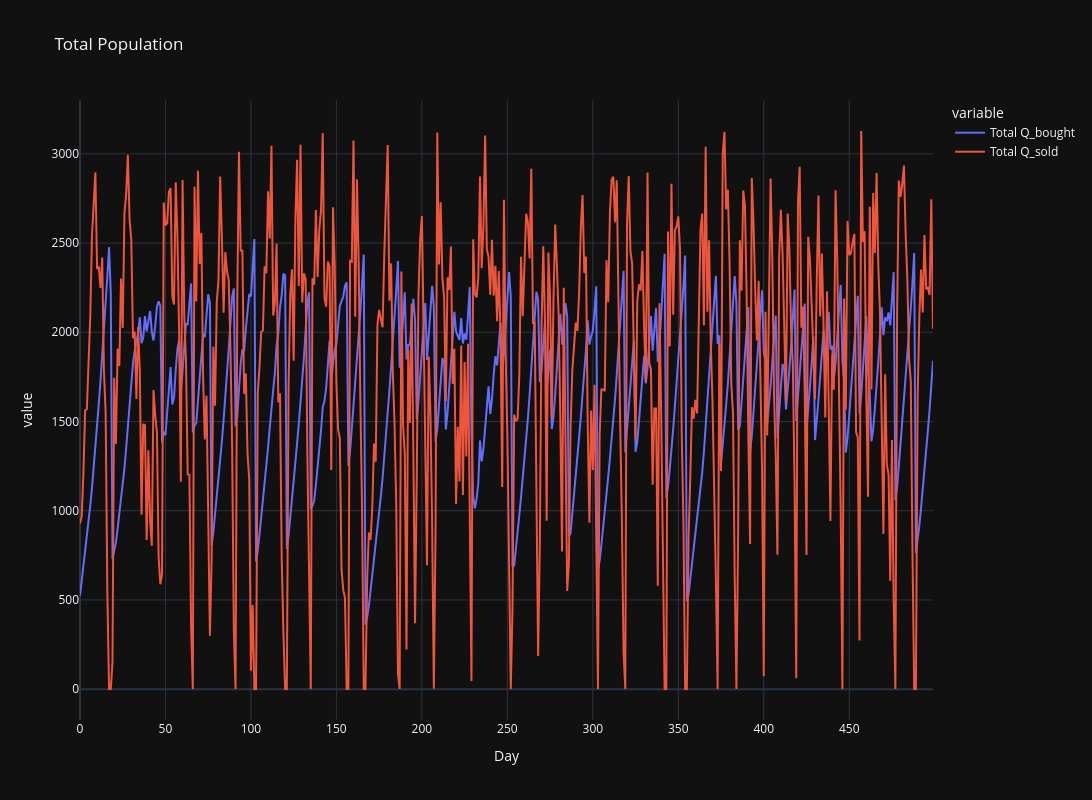

Notebook code for this chart:
### Code cell
fig = px.line(df, x="Day", y=["Total Q_bought","Total Q_sold"], title="Total Population")
fig.update_layout(width=1200, height=800)

fig.show()

### Figure 1 — Plotly figure (JSON) as saved in the notebook; plotly's stock layout.template omitted (floating-point values rounded to 4 significant figures; data arrays with more than 128 entries replaced by an {"elided": "..."} marker saying what was removed)
{"data": [{"hovertemplate": "variable=Total Q_bought<br>Day=%{x}<br>value=%{y}<extra></extra>", "legendgroup": "Total Q_bought", "line": {"color": "#636efa", "dash": "solid"}, "marker": {"symbol": "circle"}, "mode": "lines", "name": "Total Q_bought", "orientation": "v", "showlegend": true, "x": {"elided": "500 int values"}, "xaxis": "x", "y": {"elided": "500 int values"}, "yaxis": "y", "type": "scatter"}, {"hovertemplate": "variable=Total Q_sold<br>Day=%{x}<br>value=%{y}<extra></extra>", "legendgroup": "Total Q_sold", "line": {"color": "#EF553B", "dash": "solid"}, "marker": {"symbol": "circle"}, "mode": "lines", "name": "Total Q_sold", "orientation": "v", "showlegend": true, "x": {"elided": "500 int values"}, "xaxis": "x", "y": {"elided": "500 int values"}, "yaxis": "y", "type": "scatter"}], "layout": {"xaxis": {"anchor": "y", "domain": [0.0, 1.0], "title": {"text": "Day"}}, "yaxis": {"anchor": "x", "domain": [0.0, 1.0], "title": {"text": "value"}}, "legend": {"title": {"text": "variable"}, "tracegroupgap": 0}, "title": {"text": "Total Population"}, "width": 1200, "height": 800}}
